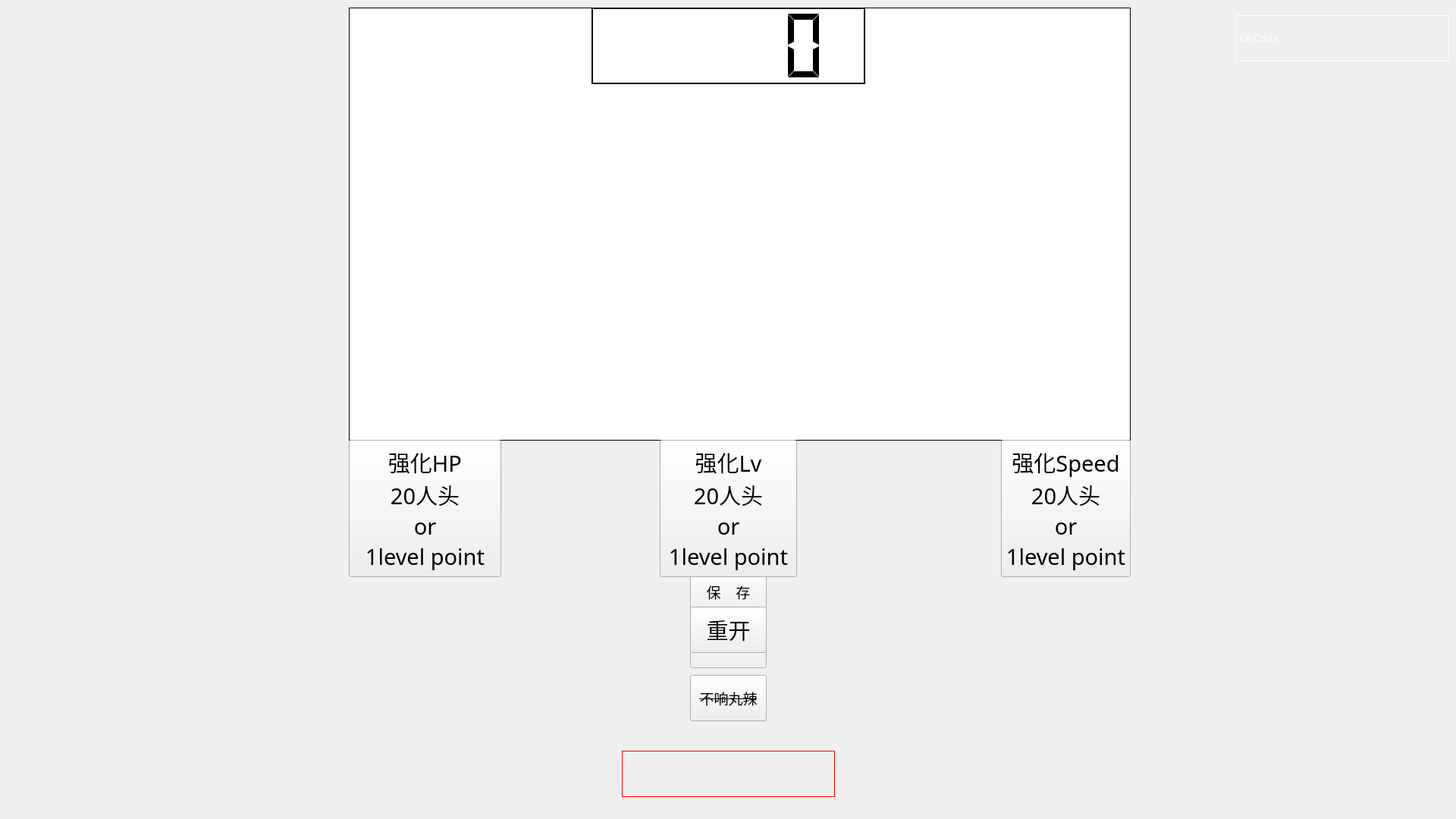
<?xml version="1.0" encoding="UTF-8"?>
<ui version="4.0">
 <class>MainSceneClass</class>
 <widget class="QWidget" name="MainSceneClass">
  <property name="windowModality">
   <enum>Qt::WindowModal</enum>
  </property>
  <property name="geometry">
   <rect>
    <x>0</x>
    <y>0</y>
    <width>1920</width>
    <height>1080</height>
   </rect>
  </property>
  <property name="tabletTracking">
   <bool>false</bool>
  </property>
  <property name="windowTitle">
   <string>MainScene</string>
  </property>
  <property name="autoFillBackground">
   <bool>false</bool>
  </property>
  <widget class="QPushButton" name="Button_Start">
   <property name="geometry">
    <rect>
     <x>880</x>
     <y>610</y>
     <width>161</width>
     <height>61</height>
    </rect>
   </property>
   <property name="font">
    <font>
     <family>华文楷体</family>
     <pointsize>14</pointsize>
    </font>
   </property>
   <property name="cursor">
    <cursorShape>OpenHandCursor</cursorShape>
   </property>
   <property name="text">
    <string>以角色1开始</string>
   </property>
  </widget>
  <widget class="QPushButton" name="Button_Save">
   <property name="geometry">
    <rect>
     <x>910</x>
     <y>750</y>
     <width>101</width>
     <height>61</height>
    </rect>
   </property>
   <property name="font">
    <font>
     <family>华文楷体</family>
     <pointsize>14</pointsize>
    </font>
   </property>
   <property name="cursor">
    <cursorShape>OpenHandCursor</cursorShape>
   </property>
   <property name="text">
    <string>保    存</string>
   </property>
  </widget>
  <widget class="QPushButton" name="Button_Load">
   <property name="geometry">
    <rect>
     <x>910</x>
     <y>820</y>
     <width>101</width>
     <height>61</height>
    </rect>
   </property>
   <property name="font">
    <font>
     <family>华文楷体</family>
     <pointsize>14</pointsize>
    </font>
   </property>
   <property name="cursor">
    <cursorShape>OpenHandCursor</cursorShape>
   </property>
   <property name="text">
    <string>读    取</string>
   </property>
  </widget>
  <widget class="QPushButton" name="Button_Exit">
   <property name="geometry">
    <rect>
     <x>910</x>
     <y>890</y>
     <width>101</width>
     <height>61</height>
    </rect>
   </property>
   <property name="font">
    <font>
     <family>华文行楷</family>
     <pointsize>14</pointsize>
     <strikeout>true</strikeout>
    </font>
   </property>
   <property name="cursor">
    <cursorShape>ForbiddenCursor</cursorShape>
   </property>
   <property name="text">
    <string>不响丸辣</string>
   </property>
  </widget>
  <widget class="QTextBrowser" name="title">
   <property name="geometry">
    <rect>
     <x>500</x>
     <y>230</y>
     <width>951</width>
     <height>321</height>
    </rect>
   </property>
   <property name="styleSheet">
    <string notr="true">QTextBrowser{color: white; background-color: transparent; border:0px;}</string>
   </property>
   <property name="frameShape">
    <enum>QFrame::NoFrame</enum>
   </property>
   <property name="markdown">
    <string>不知道该叫啥

大伙看个乐子就好

</string>
   </property>
   <property name="html">
    <string>&lt;!DOCTYPE HTML PUBLIC &quot;-//W3C//DTD HTML 4.0//EN&quot; &quot;http://www.w3.org/TR/REC-html40/strict.dtd&quot;&gt;
&lt;html&gt;&lt;head&gt;&lt;meta name=&quot;qrichtext&quot; content=&quot;1&quot; /&gt;&lt;meta charset=&quot;utf-8&quot; /&gt;&lt;style type=&quot;text/css&quot;&gt;
p, li { white-space: pre-wrap; }
hr { height: 1px; border-width: 0; }
li.unchecked::marker { content: &quot;\2610&quot;; }
li.checked::marker { content: &quot;\2612&quot;; }
&lt;/style&gt;&lt;/head&gt;&lt;body style=&quot; font-family:'Microsoft YaHei UI'; font-size:9pt; font-weight:400; font-style:normal;&quot;&gt;
&lt;p align=&quot;center&quot; style=&quot; margin-top:6px; margin-bottom:6px; margin-left:0px; margin-right:0px; -qt-block-indent:0; text-indent:0px;&quot;&gt;&lt;span style=&quot; font-size:48pt;&quot;&gt;不知道该叫啥&lt;/span&gt;&lt;/p&gt;
&lt;p align=&quot;center&quot; style=&quot; margin-top:6px; margin-bottom:6px; margin-left:0px; margin-right:0px; -qt-block-indent:0; text-indent:0px;&quot;&gt;&lt;span style=&quot; font-size:48pt;&quot;&gt;大伙看个乐子就好&lt;/span&gt;&lt;/p&gt;&lt;/body&gt;&lt;/html&gt;</string>
   </property>
  </widget>
  <widget class="QLCDNumber" name="Timer_Display">
   <property name="enabled">
    <bool>true</bool>
   </property>
   <property name="geometry">
    <rect>
     <x>780</x>
     <y>10</y>
     <width>361</width>
     <height>101</height>
    </rect>
   </property>
   <property name="layoutDirection">
    <enum>Qt::LeftToRight</enum>
   </property>
   <property name="frameShape">
    <enum>QFrame::WinPanel</enum>
   </property>
   <property name="frameShadow">
    <enum>QFrame::Plain</enum>
   </property>
   <property name="smallDecimalPoint">
    <bool>false</bool>
   </property>
   <property name="digitCount">
    <number>5</number>
   </property>
   <property name="segmentStyle">
    <enum>QLCDNumber::Flat</enum>
   </property>
   <property name="value" stdset="0">
    <double>0.000000000000000</double>
   </property>
  </widget>
  <widget class="QPushButton" name="restart">
   <property name="geometry">
    <rect>
     <x>910</x>
     <y>800</y>
     <width>101</width>
     <height>61</height>
    </rect>
   </property>
   <property name="font">
    <font>
     <family>楷体</family>
     <pointsize>22</pointsize>
    </font>
   </property>
   <property name="text">
    <string>重开</string>
   </property>
  </widget>
  <widget class="QTextBrowser" name="GAME_OVER">
   <property name="geometry">
    <rect>
     <x>460</x>
     <y>10</y>
     <width>1031</width>
     <height>571</height>
    </rect>
   </property>
   <property name="styleSheet">
    <string notr="true">QTextBrowser{ border:1px solid black;background-image:url(:/Resources/GAME_OVER.png)}
</string>
   </property>
   <property name="frameShape">
    <enum>QFrame::NoFrame</enum>
   </property>
   <property name="frameShadow">
    <enum>QFrame::Plain</enum>
   </property>
   <property name="verticalScrollBarPolicy">
    <enum>Qt::ScrollBarAlwaysOff</enum>
   </property>
   <property name="horizontalScrollBarPolicy">
    <enum>Qt::ScrollBarAlwaysOff</enum>
   </property>
   <property name="html">
    <string>&lt;!DOCTYPE HTML PUBLIC &quot;-//W3C//DTD HTML 4.0//EN&quot; &quot;http://www.w3.org/TR/REC-html40/strict.dtd&quot;&gt;
&lt;html&gt;&lt;head&gt;&lt;meta name=&quot;qrichtext&quot; content=&quot;1&quot; /&gt;&lt;meta charset=&quot;utf-8&quot; /&gt;&lt;style type=&quot;text/css&quot;&gt;
p, li { white-space: pre-wrap; }
hr { height: 1px; border-width: 0; }
li.unchecked::marker { content: &quot;\2610&quot;; }
li.checked::marker { content: &quot;\2612&quot;; }
&lt;/style&gt;&lt;/head&gt;&lt;body style=&quot; font-family:'Microsoft YaHei UI'; font-size:9pt; font-weight:400; font-style:normal;&quot;&gt;
&lt;p style=&quot;-qt-paragraph-type:empty; margin-top:0px; margin-bottom:0px; margin-left:0px; margin-right:0px; -qt-block-indent:0; text-indent:0px;&quot;&gt;&lt;br /&gt;&lt;/p&gt;&lt;/body&gt;&lt;/html&gt;</string>
   </property>
  </widget>
  <widget class="QPushButton" name="HP_up">
   <property name="geometry">
    <rect>
     <x>460</x>
     <y>580</y>
     <width>201</width>
     <height>181</height>
    </rect>
   </property>
   <property name="font">
    <font>
     <family>华文楷体</family>
     <pointsize>22</pointsize>
    </font>
   </property>
   <property name="contextMenuPolicy">
    <enum>Qt::DefaultContextMenu</enum>
   </property>
   <property name="layoutDirection">
    <enum>Qt::LeftToRight</enum>
   </property>
   <property name="text">
    <string>强化HP
20人头
or
1level point</string>
   </property>
  </widget>
  <widget class="QPushButton" name="Lv_up">
   <property name="geometry">
    <rect>
     <x>870</x>
     <y>580</y>
     <width>181</width>
     <height>181</height>
    </rect>
   </property>
   <property name="font">
    <font>
     <family>华文楷体</family>
     <pointsize>22</pointsize>
    </font>
   </property>
   <property name="contextMenuPolicy">
    <enum>Qt::DefaultContextMenu</enum>
   </property>
   <property name="layoutDirection">
    <enum>Qt::LeftToRight</enum>
   </property>
   <property name="text">
    <string>强化Lv
20人头
or
1level point</string>
   </property>
  </widget>
  <widget class="QPushButton" name="Speed_up">
   <property name="geometry">
    <rect>
     <x>1320</x>
     <y>580</y>
     <width>171</width>
     <height>181</height>
    </rect>
   </property>
   <property name="font">
    <font>
     <family>华文楷体</family>
     <pointsize>22</pointsize>
    </font>
   </property>
   <property name="contextMenuPolicy">
    <enum>Qt::DefaultContextMenu</enum>
   </property>
   <property name="layoutDirection">
    <enum>Qt::LeftToRight</enum>
   </property>
   <property name="text">
    <string>强化Speed
20人头
or
1level point</string>
   </property>
  </widget>
  <widget class="QLabel" name="kill_count">
   <property name="geometry">
    <rect>
     <x>1630</x>
     <y>20</y>
     <width>281</width>
     <height>61</height>
    </rect>
   </property>
   <property name="styleSheet">
    <string notr="true">QLabel{color: white; background-color: transparent; border:1px solid white;}</string>
   </property>
   <property name="text">
    <string>Kill Count</string>
   </property>
  </widget>
  <widget class="QPushButton" name="Button_Start_2">
   <property name="geometry">
    <rect>
     <x>880</x>
     <y>680</y>
     <width>161</width>
     <height>61</height>
    </rect>
   </property>
   <property name="font">
    <font>
     <family>华文楷体</family>
     <pointsize>14</pointsize>
    </font>
   </property>
   <property name="cursor">
    <cursorShape>OpenHandCursor</cursorShape>
   </property>
   <property name="text">
    <string>以角色2开始</string>
   </property>
  </widget>
  <widget class="QTextBrowser" name="Win">
   <property name="geometry">
    <rect>
     <x>500</x>
     <y>220</y>
     <width>951</width>
     <height>321</height>
    </rect>
   </property>
   <property name="styleSheet">
    <string notr="true">QTextBrowser{color: white; background-color: transparent; border:0px;}</string>
   </property>
   <property name="frameShape">
    <enum>QFrame::NoFrame</enum>
   </property>
   <property name="html">
    <string>&lt;!DOCTYPE HTML PUBLIC &quot;-//W3C//DTD HTML 4.0//EN&quot; &quot;http://www.w3.org/TR/REC-html40/strict.dtd&quot;&gt;
&lt;html&gt;&lt;head&gt;&lt;meta name=&quot;qrichtext&quot; content=&quot;1&quot; /&gt;&lt;meta charset=&quot;utf-8&quot; /&gt;&lt;style type=&quot;text/css&quot;&gt;
p, li { white-space: pre-wrap; }
hr { height: 1px; border-width: 0; }
li.unchecked::marker { content: &quot;\2610&quot;; }
li.checked::marker { content: &quot;\2612&quot;; }
&lt;/style&gt;&lt;/head&gt;&lt;body style=&quot; font-family:'Microsoft YaHei UI'; font-size:9pt; font-weight:400; font-style:normal;&quot;&gt;
&lt;p align=&quot;center&quot; style=&quot; margin-top:0px; margin-bottom:0px; margin-left:0px; margin-right:0px; -qt-block-indent:0; text-indent:0px;&quot;&gt;&lt;span style=&quot; font-size:72pt;&quot;&gt;!win!&lt;/span&gt;&lt;/p&gt;
&lt;p align=&quot;center&quot; style=&quot; margin-top:0px; margin-bottom:0px; margin-left:0px; margin-right:0px; -qt-block-indent:0; text-indent:0px;&quot;&gt;&lt;span style=&quot; font-size:72pt;&quot;&gt;赢赢赢&lt;/span&gt;&lt;/p&gt;&lt;/body&gt;&lt;/html&gt;</string>
   </property>
  </widget>
  <widget class="QLabel" name="level_point">
   <property name="geometry">
    <rect>
     <x>820</x>
     <y>990</y>
     <width>281</width>
     <height>61</height>
    </rect>
   </property>
   <property name="styleSheet">
    <string notr="true">QLabel{color: white; background-color: transparent; border:1px solid red;}</string>
   </property>
   <property name="text">
    <string/>
   </property>
  </widget>
  <widget class="QLabel" name="Background">
   <property name="geometry">
    <rect>
     <x>-10</x>
     <y>-10</y>
     <width>1941</width>
     <height>1161</height>
    </rect>
   </property>
   <property name="text">
    <string/>
   </property>
   <property name="pixmap">
    <pixmap resource="MainScene.qrc">:/Resources/Black_Backgrounds.png</pixmap>
   </property>
   <property name="scaledContents">
    <bool>true</bool>
   </property>
  </widget>
  <zorder>Background</zorder>
  <zorder>GAME_OVER</zorder>
  <zorder>Button_Start</zorder>
  <zorder>Button_Save</zorder>
  <zorder>Button_Load</zorder>
  <zorder>Button_Exit</zorder>
  <zorder>Timer_Display</zorder>
  <zorder>restart</zorder>
  <zorder>HP_up</zorder>
  <zorder>Speed_up</zorder>
  <zorder>kill_count</zorder>
  <zorder>Button_Start_2</zorder>
  <zorder>level_point</zorder>
  <zorder>Lv_up</zorder>
  <zorder>title</zorder>
  <zorder>Win</zorder>
 </widget>
 <layoutdefault spacing="6" margin="11"/>
 <resources>
  <include location="MainScene.qrc"/>
 </resources>
 <connections/>
</ui>
